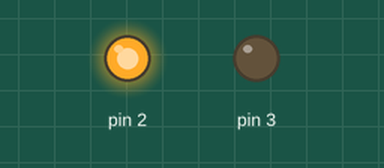
Simulated run of this sketch. Board: Arduino Uno, built with avr-gcc and run on an emulated ATmega328P. On the bench: output pins drawn as LEDs (lit = HIGH).

Above: at 2.7 s.
At 8.7 s:
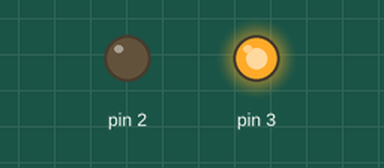
At 15.7 s:
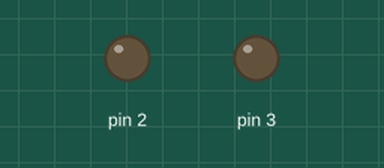
Timing chart, 0 to 16.3 s (numbered marks = the images above):
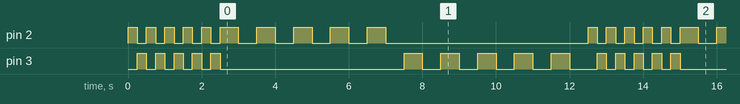

The sketch:

three_blinks.ino
```cpp
void setup() {
  pinMode(2, OUTPUT);
  pinMode(3, OUTPUT);
}


void loop() {
    for(int i = 0; i<5; i++) {
       digitalWrite(2, HIGH);
       digitalWrite(3, LOW);
       delay(250);
       digitalWrite(2, LOW);
       digitalWrite(3, HIGH);
       delay(250);
    }
    digitalWrite(2, LOW);
    digitalWrite(3, LOW);
    for(int i = 0; i<5; i++) {
       digitalWrite(2, HIGH);
       delay(500);
       digitalWrite(2, LOW);
       delay(500);
    }
    for(int i = 0; i<5; i++) {
       digitalWrite(3, HIGH);
       delay(500);
       digitalWrite(3, LOW);
       delay(500);
    }
}
```

Measured:
- by itself, pin 2: repeats every 12.5 s: 4 × (LOW 0.25 s, HIGH 0.25 s), LOW 0.25 s, 4 × (HIGH 0.50 s, LOW 0.50 s), HIGH 0.50 s, LOW 5.5 s, HIGH 0.25 s
- by itself, pin 3: repeats every 12.5 s: 4 × (LOW 0.25 s, HIGH 0.25 s), LOW 5.0 s, 4 × (HIGH 0.50 s, LOW 0.50 s), HIGH 0.50 s, LOW 0.75 s, HIGH 0.25 s
- by itself, everything shown: repeats every 12.5 s, in 30 steps
